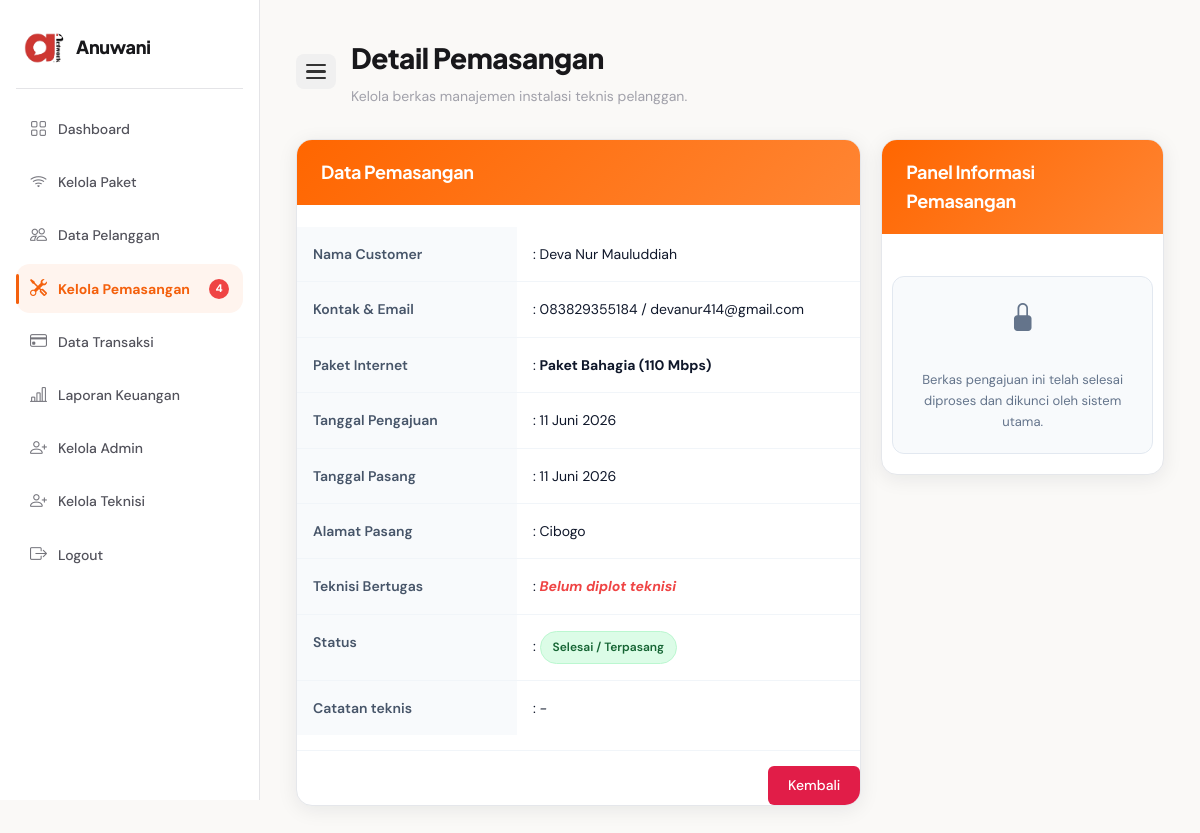
Page /admin/pemasangan/detail.php?id=57 (signed in) on the committed database.
### tables this page shows
CREATE TABLE `tb_pemasangan` (
  `id_pemasangan` int(11) NOT NULL,
  `id_customer` int(11) NOT NULL,
  `id_paket` int(11) NOT NULL,
  `id_teknisi` int(11) DEFAULT NULL,
  `tanggal_pengajuan` date DEFAULT NULL,
  `tanggal_pasang` date DEFAULT NULL,
  `alamat_pasang` text NOT NULL,
  `status_pemasangan` enum('menunggu','diproses','terpasang','dibatalkan') DEFAULT 'menunggu',
  `bukti_foto` varchar(255) DEFAULT NULL,
  `catatan` text DEFAULT NULL,
  `created_at` timestamp NOT NULL DEFAULT current_timestamp()
);

CREATE TABLE `tb_customer` (
  `id_customer` int(11) NOT NULL,
  `id_user` int(11) NOT NULL,
  `nama_customer` varchar(100) NOT NULL,
  `alamat_customer` text NOT NULL,
  `telepon_customer` varchar(20) DEFAULT NULL,
  `email_customer` varchar(100) DEFAULT NULL,
  `sumber_customer` enum('online','offline') DEFAULT NULL,
  `status_customer` enum('aktif','pending','nonaktif') DEFAULT 'pending',
  `created_at` timestamp NOT NULL DEFAULT current_timestamp()
);

CREATE TABLE `tb_paket` (
  `id_paket` int(11) NOT NULL,
  `nama_paket` varchar(100) NOT NULL,
  `harga` int(11) NOT NULL,
  `kecepatan` varchar(50) NOT NULL,
  `deskripsi` text DEFAULT NULL,
  `status` enum('aktif','nonaktif') DEFAULT 'aktif'
);

### admin/pemasangan/detail.php (the view, shortened to what this page needs)
<?php
require_once __DIR__ . '/../../koneksi.php';
$id_pemasangan = mysqli_real_escape_string($koneksi, $_GET['id']);
$query_detail = mysqli_query($koneksi, "
    SELECT
        p.id_pemasangan, p.id_customer, p.id_paket, p.tanggal_pengajuan,
        p.tanggal_pasang, p.alamat_pasang, p.status_pemasangan, p.catatan, p.id_teknisi,
        c.nama_customer, c.telepon_customer, c.email_customer,
        pk.nama_paket, pk.kecepatan,
        t.nama_teknisi AS nama_teknisi_bertugas -- Ambil dari tb_teknisi
    FROM tb_pemasangan p
    LEFT JOIN tb_customer c ON p.id_customer = c.id_customer
    LEFT JOIN tb_paket pk ON p.id_paket = pk.id_paket
    LEFT JOIN tb_teknisi t ON p.id_teknisi = t.id_teknisi -- Join ke tb_teknisi
    WHERE p.id_pemasangan = '$id_pemasangan'
");
$data = mysqli_fetch_assoc($query_detail);
$query_notif_pemasangan = mysqli_query($koneksi, "
    SELECT COUNT(*) AS total FROM tb_pemasangan WHERE status_pemasangan = 'menunggu' OR status_pemasangan = 'pending'
");
$total_notif_pemasangan = mysqli_fetch_assoc($query_notif_pemasangan)['total'];
function tgl_indo($tanggal) {
    $bulan_array = [
        1 => 'Januari', 'Februari', 'Maret', 'April', 'Mei', 'Juni',
        'Juli', 'Agustus', 'September', 'Oktober', 'November', 'Desember'
    ];
    $split = explode('-', $tanggal);
    return $split[2] . ' ' . $bulan_array[(int)$split[1]] . ' ' . $split[0];
}
?>
<!DOCTYPE html>
<html lang="id">
<head>
    <link rel="stylesheet" href="../../assets/css/style.css">
    <link rel="stylesheet" href="https://cdn.jsdelivr.net/npm/bootstrap-icons@1.11.3/font/bootstrap-icons.min.css">
</head>
<body>
<div class="dashboard-layout">
    <div class="sidebar">
        <div class="sidebar-logo">
            <img src="../../assets/images/logo.png" alt="Logo">
            <h2>Anuwani</h2>
        </div>
        <ul>
            <li><a href="../index.php"><i class="bi bi-grid"></i> <span>Dashboard</span></a></li>
            <li><a href="../paket/index.php"><i class="bi bi-wifi"></i> <span>Kelola Paket</span></a></li>
            <li><a href="../customer/index.php"><i class="bi bi-people"></i><span>Data Pelanggan</span></a></li>
            <li class="active"><a href="../pemasangan/index.php" class="active">
                <i class="bi bi-tools"></i>
                <span>Kelola Pemasangan</span>
                <?php if ($total_notif_pemasangan > 0): ?>
                    <span class="notif-badge"><?= $total_notif_pemasangan; ?></span>
                <?php endif; ?>
                </a>
            </li>
            <li>
                <a href="../transaksi/index.php">
                    <i class="bi bi-credit-card"></i>
                    <span>Data Transaksi</span>
                </a>
            </li>
            <li><a href="../laporan_keuangan/index.php"><i class="bi bi-bar-chart-line"></i> <span>Laporan Keuangan</span></a></li>
            <li><a href="../admin_user/index.php"><i class="bi bi-person-plus"></i> <span>Kelola Admin</span></a></li>
            <li><a href="../teknisi_user/index.php"><i class="bi bi-person-plus"></i> <span>Kelola Teknisi</span></a></li>
            <li><a href="#" onclick="openLogoutModal()"><i class="bi bi-box-arrow-right"></i> <span>Logout</span></a></li>
        </ul>
    </div>
    <div class="dashboard-content">
        <div class="topbar">
            <button class="sidebar-toggle" id="sidebarToggle" aria-label="Toggle Sidebar">
                <span></span>
                <span></span>
                <span></span>
            </button>
            <div>
                <h1>Detail Pemasangan</h1>
                <p>Kelola berkas manajemen instalasi teknis pelanggan.</p>
            </div>
        </div>
        <div class="detail-grid">
            <div class="table-card">
                <div class="table-header">
                    <h3>Data Pemasangan</h3>
                </div>
                <table class="detail-info-table">
                    <tr>
                        <td class="label">Nama Customer</td>
                        <td>: <?= htmlspecialchars($data['nama_customer']); ?></td>
                    </tr>
                    <tr>
                        <td class="label">Kontak & Email</td>
                        <td>: <?= htmlspecialchars($data['telepon_customer'] . ' / ' . $data['email_customer']); ?></td>
                    </tr>
                    <tr>
                        <td class="label">Paket Internet</td>
                        <td>: <strong><?= htmlspecialchars($data['nama_paket'] . ' (' . $data['kecepatan'] . ')'); ?></strong></td>
                    </tr>
                    <tr>
                        <td class="label">Tanggal Pengajuan</td>
                        <td>: <?= tgl_indo($data['tanggal_pengajuan']); ?></td>
                    </tr>
                    <tr>
                        <td class="label">Tanggal Pasang</td>
                        <td>: <?= tgl_indo($data['tanggal_pasang']); ?></td>
                    </tr>
                    <tr>
                        <td class="label">Alamat Pasang</td>
                        <td>: <?= htmlspecialchars($data['alamat_pasang']); ?></td>
                    </tr>
                    <tr>
                        <td class="label">Teknisi Bertugas</td>
                        <td>: <strong><?= !empty($data['nama_teknisi']) ? htmlspecialchars($data['nama_teknisi']) : '<span style="color:#ef4444; font-style:italic;">Belum diplot teknisi</span>'; ?></strong></td>
                    </tr>
                    <tr>
                        <td class="label">Status</td>
                        <td>:
                            <?php
                            $status = strtolower(trim($data['status_pemasangan']));
                            if ($status == 'terpasang' || $status == 'selesai') {
                                echo '<span class="status-active">Selesai / Terpasang</span>';
                            } elseif ($status == 'menunggu' || $status == 'pending') {
                                echo '<span class="status-pending">Menunggu</span>';
                            } elseif ($status == 'proses' || $status == 'diproses') {
                                echo '<span class="status-pending" style="background:#dbeafe; color:#1e40af;">Diproses</span>';
                            } else {
                                echo '<span class="status-nonactive">' . htmlspecialchars($data['status_pemasangan']) . '</span>';
                            }
                            ?>
                        </td>
                    </tr>
                    <tr>
                        <td class="label">Catatan teknis</td>
                        <td>: <em><?= !empty($data['catatan']) ? htmlspecialchars($data['catatan']) : '-'; ?></em></td>
                    </tr>
                </table>
                <div class="card-footer-action">
                    <a href="index.php" class="btn-kembali-red">Kembali</a>
                </div>
            </div>
            <div class="table-card" style="height: fit-content;">
                <div class="table-header">
                    <h3>Panel Informasi Pemasangan</h3>
                </div>
                <div style="padding: 10px 0;">
                    <form id="form_update_status" action="" method="POST">
                        <div class="action-panel">
                            <?php if ($status == 'terpasang' || $status == 'selesai' || $status == 'dibatalkan') : ?>
                                <div class="panel-locked">
                                    <i class="bi bi-lock-fill"></i> <br>
                                    Berkas pengajuan ini telah selesai diproses dan dikunci oleh sistem utama.
                                </div>
                            <?php endif; ?>
                        </div>
                    </form>
                </div>
            </div>
        </div>
    </div>
</div>
</body>
</html>

### assets/css/style.css (style rules this page uses)
:root { --primary: #f4600c; --primary-light: #ff8a3d; --primary-glow: rgba(244, 96, 12, 0.18); --primary-soft: #fff4ee; --dark: #18181b; --dark-2: #27272a; --mid: #52525b; --muted: #a1a1aa; --line: #e4e4e7; --surface: #ffffff; --surface-2: #fafafa; --surface-3: #f5f5f4; --bg: #faf9f7; --shadow-sm: 0 1px 3px rgba(0,0,0,.06), 0 1px 2px rgba(0,0,0,.04); --shadow-md: 0 4px 16px rgba(0,0,0,.08), 0 2px 6px rgba(0,0,0,.04); --shadow-lg: 0 12px 40px rgba(0,0,0,.10), 0 4px 12px rgba(0,0,0,.05); --shadow-xl: 0 24px 60px rgba(0,0,0,.12), 0 8px 20px rgba(0,0,0,.06); --shadow-orange: 0 8px 32px rgba(244,96,12,.28); --radius-sm: 8px; --radius-md: 14px; --radius-lg: 22px; --radius-xl: 32px; --transition: all .22s cubic-bezier(.4,0,.2,1); --font-body: 'DM Sans', sans-serif; --font-display: 'Plus Jakarta Sans', sans-serif; }
*, *::before, *::after { margin: 0; padding: 0; box-sizing: border-box; }
html { scroll-behavior: smooth; }
body { font-family: var(--font-body); font-size: 15px; line-height: 1.6; color: var(--dark); background-color: var(--bg); overflow-x: hidden; -webkit-font-smoothing: antialiased; }
img { max-width: 100%; display: block; }
a { text-decoration: none; }
.dashboard-layout { display: flex; min-height: 100vh; background: var(--bg); }
.sidebar { width: 248px; min-width: 248px; background: var(--surface); padding: 24px 16px; border-right: 1px solid var(--line); position: sticky; top: 0; height: 100vh; overflow-y: auto; display: flex; flex-direction: column; }
.sidebar-logo { display: flex; align-items: center; gap: 12px; padding: 8px 8px 24px; border-bottom: 1px solid var(--line); margin-bottom: 16px; }
.sidebar-logo img { width: 40px; border-radius: 10px; }
.sidebar-logo h2 { font-family: var(--font-display); font-size: 18px; font-weight: 800; color: var(--dark); letter-spacing: -.3px; }
.sidebar ul { list-style: none; padding: 0; }
.sidebar ul li { margin-bottom: 4px; }
.sidebar ul li a { display: flex; align-items: center; gap: 11px; padding: 11px 14px; border-radius: var(--radius-md); color: var(--mid); font-size: 14px; font-weight: 500; transition: var(--transition); position: relative; }
.sidebar ul li a i { font-size: 17px; opacity: .8; }
.sidebar ul li a.active { background: var(--primary-soft); color: var(--primary); font-weight: 700; }
.sidebar ul li a.active i { opacity: 1; }
.sidebar ul li a.active::before { content: ''; position: absolute; left: 0; top: 20%; bottom: 20%; width: 3px; border-radius: 2px; background: var(--primary); }
.dashboard-content { flex: 1; min-width: 0; padding: 36px 36px; overflow-x: hidden; }
.topbar { margin-bottom: 32px; }
.topbar h1 { font-family: var(--font-display); font-size: 28px; font-weight: 800; letter-spacing: -.5px; color: var(--dark); }
.topbar p { color: var(--muted); font-size: 14px; margin-top: 4px; }
.table-card { background: var(--surface); padding: 0; border-radius: var(--radius-lg); overflow: hidden; border: 1px solid var(--line); box-shadow: var(--shadow-sm); }
table { width: 100%; border-collapse: collapse; min-width: 480px; }
table td { padding: 14px 18px; font-size: 14px; color: var(--dark); border-bottom: 1px solid var(--line); }
table tbody tr:last-child td { border-bottom: none; }
table tbody tr { transition: background .15s; }
.table-header { display: flex; justify-content: space-between; align-items: center; margin-bottom: 22px; gap: 12px; flex-wrap: wrap; }
.table-header h3 { font-family: var(--font-display); font-size: 22px; font-weight: 800; color: var(--dark); letter-spacing: -.3px; }
.profile-info-grid, .detail-grid { display: grid; grid-template-columns: repeat(2, 1fr); gap: 16px; margin-bottom: 26px; }
.detail-grid { gap: 18px; }
.status-active { background: #f0fdf4; color: #16a34a; padding: 5px 12px; border-radius: 20px; font-size: 12px; font-weight: 700; border: 1px solid #bbf7d0; display: inline-block; }

### rows in the picture
tb_pemasangan: id_customer.nama_customer "Deva Nur Mauluddiah", id_customer.email_customer "083829355184 / devanur414@gmail.com", id_paket.kecepatan "Paket Bahagia (110 Mbps)", tanggal_pengajuan "11 Juni 2026", tanggal_pasang "11 Juni 2026", alamat_pasang "Cibogo"

### other values in the picture
$total_notif_pemasangan "4"
